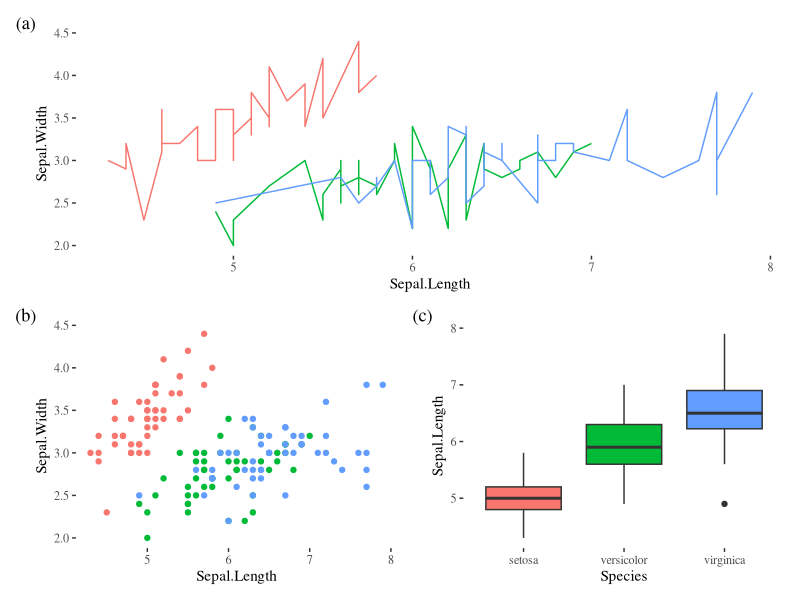

Generate this figure with R:
## ---- chunk 1
knitr::opts_chunk$set(echo = FALSE, results = 'asis',fig.height = 1.5, fig.width = 2.5, out.width = "50%", warning = FALSE, fig.align = 'center', message = FALSE, dev='cairo_pdf')
## ---- chunk 2
library(kableExtra)
library(ggplot2)

data("iris")

kable(iris[1:4,],align = "c", caption = "Tables are a breeze with Kable and Kable extra package!", booktabs = TRUE) %>% 
  kable_styling(latex_options = c("striped","HOLD_position"),full_width = TRUE, font_size = 10)

## ---- chunk 3

library(tidyverse)
library(patchwork)
library(ggthemes)

theme_set(theme_gray() + theme_tufte() + theme(legend.position = "none"))

base <- ggplot(iris, aes(x = Sepal.Length, y = Sepal.Width, colour = Species))
  
p_point <- base + geom_point()
p_line  <- base + geom_line() 
p_area  <- base + geom_area()
p_box1  <- ggplot(iris) + geom_boxplot(aes(x = Species, y = Sepal.Length, fill = Species))
p_box2  <- ggplot(iris) + geom_boxplot(aes(x = Species, y = Sepal.Width, fill = Species))

p_line + 
  {p_point + p_box1} +
  plot_layout(ncol = 1) + plot_annotation(tag_levels = "a", tag_prefix = "(",tag_suffix = ")")
